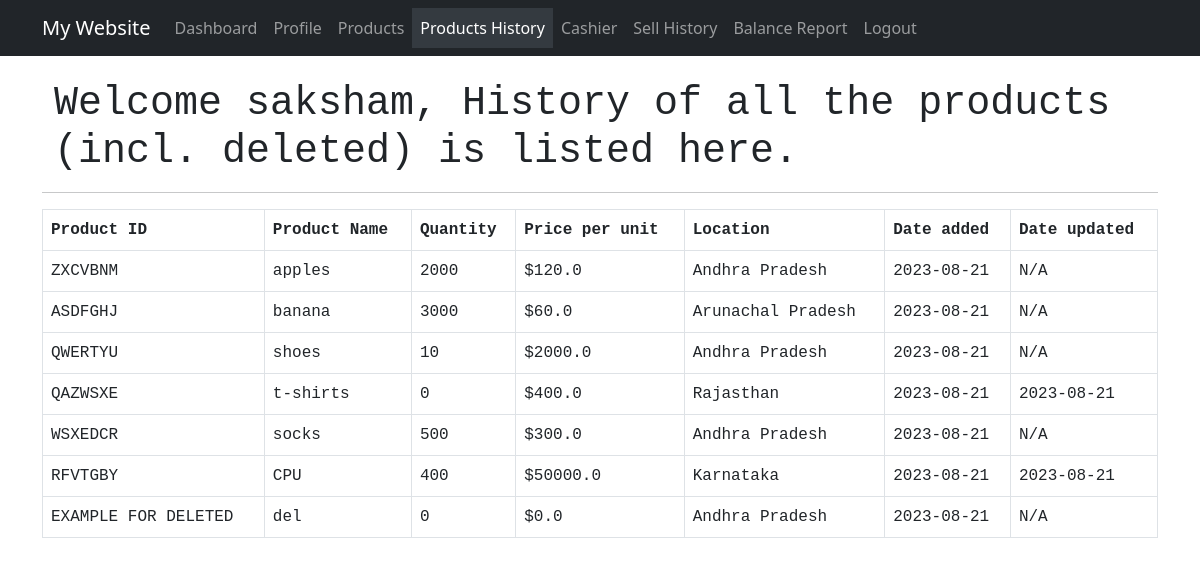
The app's page /products_history (signed in) with its own data.
### app.py (models this page shows)
class User(db.Model):
    id = db.Column(db.Integer, primary_key=True)
    username = db.Column(db.String(255), nullable=False)
    email = db.Column(db.String(255), nullable=False, unique=True)
    password = db.Column(db.String(255), nullable=False)
    user_type = db.Column(db.String(20), nullable=False, default='regular')

class Product_history(db.Model):
    id = db.Column(db.Integer, primary_key=True)
    product_id = db.Column(db.String(255), nullable=False)
    product = db.Column(db.String(255), nullable=False)
    quantity = db.Column(db.Integer, nullable=False)
    price = db.Column(db.Float, nullable=False)
    location = db.Column(db.String(255), nullable=False)
    date_added = db.Column(db.String(255), nullable=False)
    date_updated = db.Column(db.String(255), nullable=False)

### app.py (the view)
@app.route('/products_history', methods=['GET'])
def products_history():
    user_id = session.get("user_id")
    if user_id:
        user = User.query.get(user_id)
        if user:
            all_products = Product_history.query.all()
            return render_template("products_history.html", username=user.username, products=all_products)
    flash("You are not logged in. Please log in to access your profile.", "error")
    return redirect(url_for('login'))

### templates/products_history.html (shortened to what this page needs)
{% extends "base.html" %}
{% block content %}
<div class="content">
<div style="position: relative; z-index: 0;">
        <div class="container mt-4">
            <h1>Welcome {{username}},  History of all the products (incl. deleted) is listed here. </h1>
        </div>
        <hr>
<section class="mb-4 content-container">
        <div class="table-responsive">
            <table class="table table-bordered">
                <thead>
                    <tr>
                        <th>Product ID</th>
                        <th>Product Name</th>
                        <th>Quantity</th>
                        <th>Price per unit</th>
                        <th>Location</th>
                        <th>Date added</th>
                        <th>Date updated</th>
                    </tr>
                </thead>
                <tbody>
                    {% for product in products %}
                        <tr>
                            <td>{{ product.product_id }}</td>
                            <td>{{ product.product }}</td>
                            <td>{{ product.quantity }}</td>
                            <td>${{ product.price }}</td>
                            <td>{{ product.location }}</td>
                            <td>{{ product.date_added }}</td>
                            <td>{{ product.date_updated }}</td>
                        </tr>
                    {% endfor %}
                </tbody>
            </table>
        </div>
    </section>
</div>
</div>
{% endblock %}

### records on screen
User: username "saksham"
Product_history: product_id "ZXCVBNM", product "apples", quantity "2000", price "120.0", location "Andhra Pradesh", date_added "2023-08-21", date_updated "N/A"
Product_history: product_id "ASDFGHJ", product "banana", quantity "3000", price "60.0", location "Arunachal Pradesh", date_added "2023-08-21", date_updated "N/A"
Product_history: product_id "QWERTYU", product "shoes", quantity "10", price "2000.0", location "Andhra Pradesh", date_added "2023-08-21", date_updated "N/A"
Product_history: product_id "QAZWSXE", product "t-shirts", quantity "0", price "400.0", location "Rajasthan", date_added "2023-08-21", date_updated "2023-08-21"
Product_history: product_id "WSXEDCR", product "socks", quantity "500", price "300.0", location "Andhra Pradesh", date_added "2023-08-21", date_updated "N/A"
Product_history: product_id "RFVTGBY", product "CPU", quantity "400", price "50000.0", location "Karnataka", date_added "2023-08-21", date_updated "2023-08-21"
Product_history: product_id "EXAMPLE FOR DELETED", product "del", quantity "0", price "0.0", location "Andhra Pradesh", date_added "2023-08-21", date_updated "N/A"
